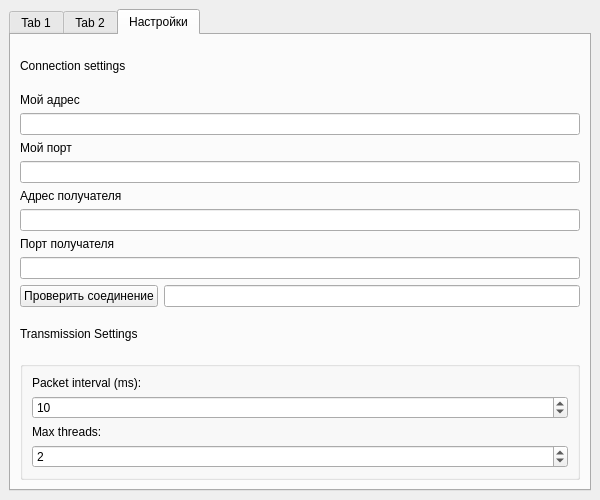
<?xml version="1.0" encoding="UTF-8"?>
<ui version="4.0">
 <class>ChatWindow</class>
 <widget class="QMainWindow" name="ChatWindow">
  <property name="geometry">
   <rect>
    <x>0</x>
    <y>0</y>
    <width>600</width>
    <height>500</height>
   </rect>
  </property>
  <property name="windowTitle">
   <string>UDP Chat</string>
  </property>
  <widget class="QWidget" name="centralwidget">
   <layout class="QVBoxLayout" name="verticalLayout">
    <item>
     <layout class="QHBoxLayout" name="horizontalLayout">
      <item>
       <widget class="QTabWidget" name="tabWidget">
        <property name="currentIndex">
         <number>2</number>
        </property>
        <widget class="QWidget" name="tab_1">
         <attribute name="title">
          <string>Tab 1</string>
         </attribute>
         <widget class="QTextEdit" name="chatDisplay">
          <property name="geometry">
           <rect>
            <x>10</x>
            <y>10</y>
            <width>551</width>
            <height>241</height>
           </rect>
          </property>
          <property name="readOnly">
           <bool>true</bool>
          </property>
         </widget>
         <widget class="QSlider" name="packetSize">
          <property name="geometry">
           <rect>
            <x>10</x>
            <y>260</y>
            <width>381</width>
            <height>27</height>
           </rect>
          </property>
          <property name="minimum">
           <number>128</number>
          </property>
          <property name="maximum">
           <number>2048</number>
          </property>
          <property name="singleStep">
           <number>64</number>
          </property>
          <property name="pageStep">
           <number>128</number>
          </property>
          <property name="value">
           <number>512</number>
          </property>
          <property name="orientation">
           <enum>Qt::Horizontal</enum>
          </property>
          <property name="tickPosition">
           <enum>QSlider::TicksBelow</enum>
          </property>
          <property name="tickInterval">
           <number>128</number>
          </property>
         </widget>
         <widget class="QLabel" name="packetSizeLabel">
          <property name="geometry">
           <rect>
            <x>410</x>
            <y>270</y>
            <width>311</width>
            <height>20</height>
           </rect>
          </property>
          <property name="text">
           <string>Max Packet Size: 512 bytes</string>
          </property>
         </widget>
         <widget class="QTextEdit" name="messageInput">
          <property name="geometry">
           <rect>
            <x>10</x>
            <y>299</y>
            <width>561</width>
            <height>111</height>
           </rect>
          </property>
         </widget>
         <widget class="QPushButton" name="sendButton">
          <property name="geometry">
           <rect>
            <x>0</x>
            <y>420</y>
            <width>321</width>
            <height>31</height>
           </rect>
          </property>
          <property name="text">
           <string>Отправить сообщение</string>
          </property>
         </widget>
         <widget class="QPushButton" name="sendFileButton">
          <property name="geometry">
           <rect>
            <x>330</x>
            <y>420</y>
            <width>231</width>
            <height>31</height>
           </rect>
          </property>
          <property name="text">
           <string>Отправить файл</string>
          </property>
         </widget>
        </widget>
        <widget class="QWidget" name="tab_2">
         <attribute name="title">
          <string>Tab 2</string>
         </attribute>
         <layout class="QVBoxLayout">
          <item>
           <widget class="QScrollArea" name="scrollArea">
            <property name="minimumSize">
             <size>
              <width>450</width>
              <height>0</height>
             </size>
            </property>
            <property name="maximumSize">
             <size>
              <width>450</width>
              <height>16777215</height>
             </size>
            </property>
            <property name="baseSize">
             <size>
              <width>450</width>
              <height>0</height>
             </size>
            </property>
            <property name="widgetResizable">
             <bool>true</bool>
            </property>
            <widget class="QWidget" name="scrollAreaWidgetContents">
             <property name="geometry">
              <rect>
               <x>0</x>
               <y>0</y>
               <width>448</width>
               <height>431</height>
              </rect>
             </property>
             <layout class="QVBoxLayout" name="eventsContainerLayout"/>
            </widget>
           </widget>
          </item>
         </layout>
        </widget>
        <widget class="QWidget" name="tab_3">
         <attribute name="title">
          <string>Настройки</string>
         </attribute>
         <layout class="QVBoxLayout">
          <item>
           <widget class="QLabel" name="label_4">
            <property name="text">
             <string>Connection settings</string>
            </property>
           </widget>
          </item>
          <item>
           <layout class="QVBoxLayout" name="verticalLayout_2">
            <item>
             <widget class="QLabel" name="label_8">
              <property name="text">
               <string>Мой адрес</string>
              </property>
             </widget>
            </item>
            <item>
             <widget class="QLineEdit" name="myAddress">
              <property name="readOnly">
               <bool>true</bool>
              </property>
              <property name="clearButtonEnabled">
               <bool>false</bool>
              </property>
             </widget>
            </item>
            <item>
             <widget class="QLabel" name="label_7">
              <property name="text">
               <string>Мой порт</string>
              </property>
             </widget>
            </item>
            <item>
             <widget class="QLineEdit" name="myPort"/>
            </item>
            <item>
             <widget class="QLabel" name="label_6">
              <property name="text">
               <string>Адрес получателя</string>
              </property>
             </widget>
            </item>
            <item>
             <widget class="QLineEdit" name="remoteAddress"/>
            </item>
            <item>
             <widget class="QLabel" name="label_5">
              <property name="text">
               <string>Порт получателя</string>
              </property>
             </widget>
            </item>
            <item>
             <widget class="QLineEdit" name="remotePort"/>
            </item>
            <item>
             <layout class="QHBoxLayout" name="horizontalLayout_2">
              <item>
               <widget class="QPushButton" name="checkConnection">
                <property name="text">
                 <string>Проверить соединение</string>
                </property>
               </widget>
              </item>
              <item>
               <widget class="QLineEdit" name="pingInfo">
                <property name="readOnly">
                 <bool>true</bool>
                </property>
               </widget>
              </item>
             </layout>
            </item>
           </layout>
          </item>
          <item>
           <widget class="QLabel" name="label">
            <property name="text">
             <string>Transmission Settings</string>
            </property>
           </widget>
          </item>
          <item>
           <widget class="QGroupBox" name="groupBox">
            <layout class="QVBoxLayout">
             <item>
              <widget class="QLabel" name="label_2">
               <property name="text">
                <string>Packet interval (ms):</string>
               </property>
              </widget>
             </item>
             <item>
              <widget class="QSpinBox" name="transmitInterval">
               <property name="minimum">
                <number>0</number>
               </property>
               <property name="maximum">
                <number>1000</number>
               </property>
               <property name="value">
                <number>10</number>
               </property>
              </widget>
             </item>
             <item>
              <widget class="QLabel" name="label_3">
               <property name="text">
                <string>Max threads:</string>
               </property>
              </widget>
             </item>
             <item>
              <widget class="QSpinBox" name="maxThreads">
               <property name="minimum">
                <number>0</number>
               </property>
               <property name="maximum">
                <number>10</number>
               </property>
               <property name="value">
                <number>2</number>
               </property>
              </widget>
             </item>
            </layout>
           </widget>
          </item>
         </layout>
        </widget>
       </widget>
      </item>
     </layout>
    </item>
   </layout>
  </widget>
 </widget>
 <resources/>
 <connections/>
</ui>
